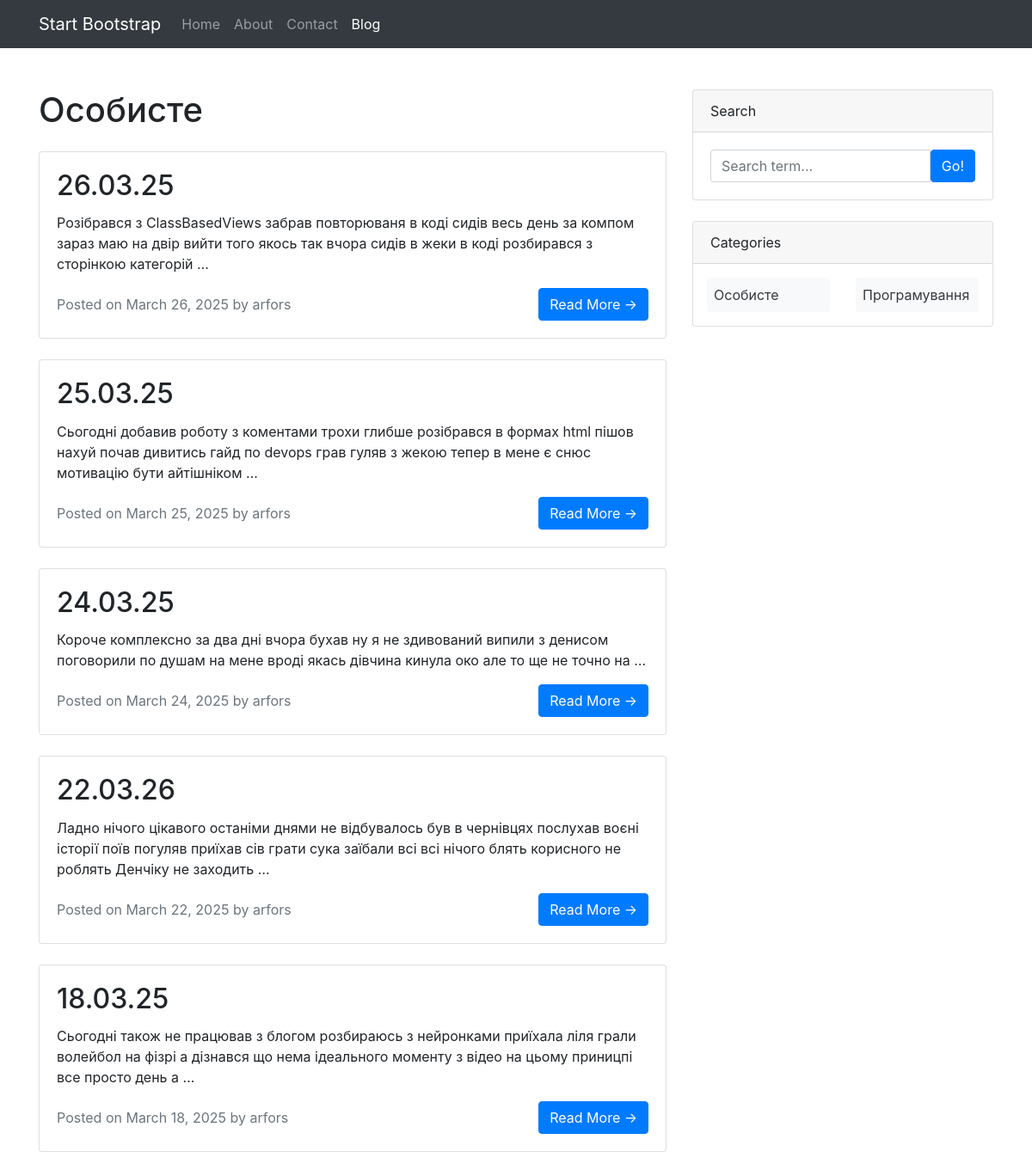
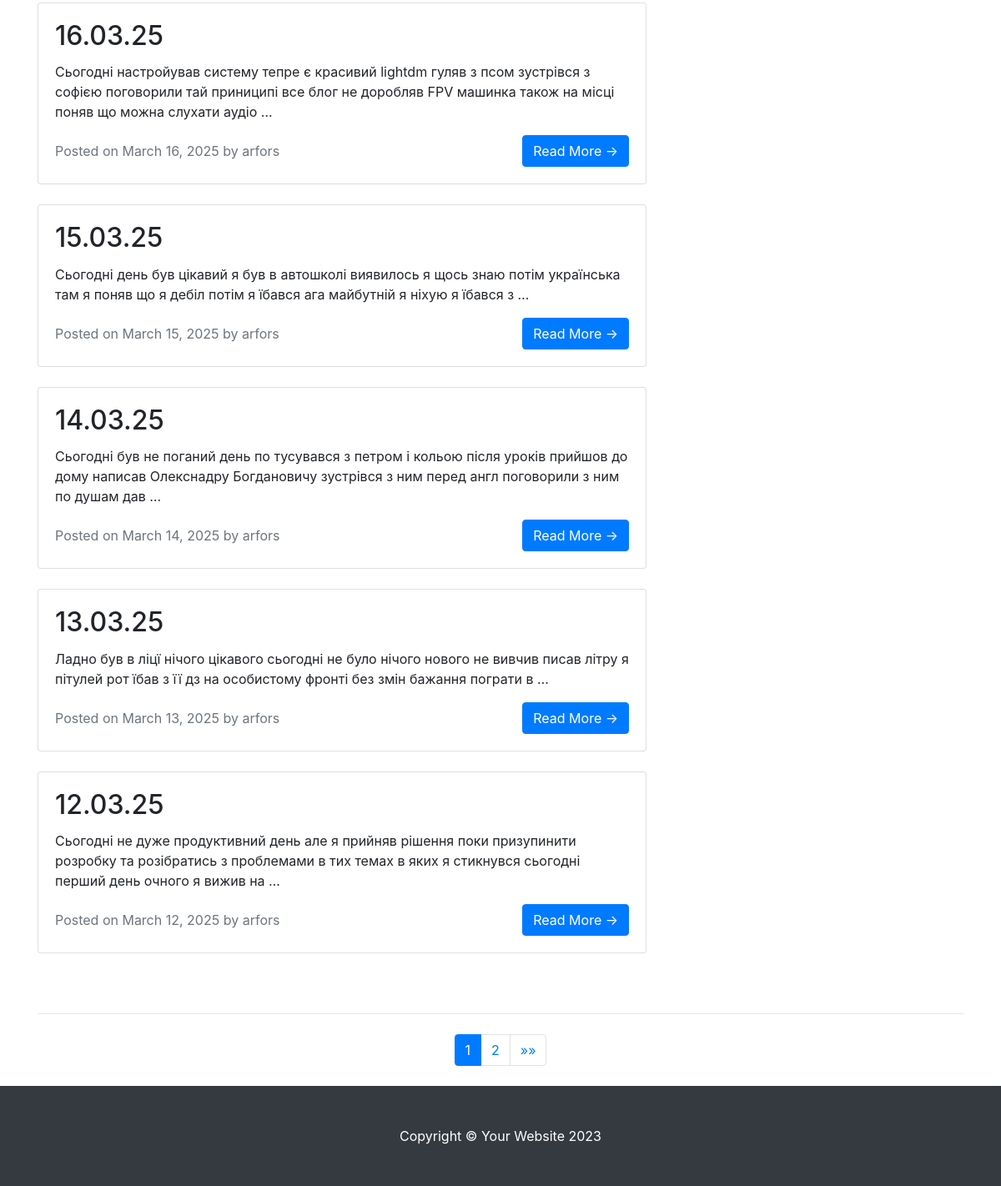
/category/category, run on the app's committed database (2 pictures, top to bottom).
### posts/models.py (models this page shows, shortened)
class Category(models.Model):
    name = models.CharField(max_length=30)
    slug = AutoSlugField(populate_from='name', unique=True, always_update=True)

class Post(models.Model):
    title = models.CharField(max_length=100)
    content = models.TextField()
    author = models.ForeignKey(User, on_delete=models.CASCADE)
    category = models.ForeignKey("Category", related_name="posts", on_delete=models.CASCADE)
    created_at = models.DateTimeField(auto_now_add=True)
    last_updated_at = models.DateTimeField(auto_now=True)
    slug = AutoSlugField(populate_from="title", unique=True, always_update=True)

### posts/views.py (the view)
# urls.py: path("category/<slug:slug>", views.CategoryDetailView.as_view(), name='category_posts'),
class CategoryDetailView(CommonDataMixin, ListView):
    model = Post
    template_name = "posts/category_posts.html"
    context_object_name = "posts"
    paginate_by = 10
    def get_queryset(self):
        self.category = Category.objects.get(slug=self.kwargs['slug'])
        return Post.objects.filter(category=self.category).order_by('-created_at')
    def get_context_data(self, **kwargs):
        context = super().get_context_data(**kwargs)
        context['category'] = self.category
        return context

### posts/views.py (called while the page is built)
    def get_context_data(self, **kwargs):
        context = super().get_context_data(**kwargs)
        context["categories"] = Category.objects.all()
        return context

### posts/templates/posts/category_posts.html (shortened to what this page needs)
{% extends 'base.html' %}
{% block content %}
    <div class="col-lg-8">
        <h1 class="mb-4">{{ category.name }}</h1>
        {% for post in posts %}
            <div class="card mb-4">
                <div class="card-body">
                    <h2 class="card-title">{{ post.title }}</h2>
                    <p class="card-text">{{ post.content|truncatewords:30 }}</p>
                    <div class="d-flex justify-content-between align-items-center">
                        <div class="text-muted">
                            Posted on {{ post.created_at|date:"F d, Y" }} by {{ post.author.username }}
                        </div>
                        <a href="{% url 'post_detail' post.slug %}" class="btn btn-primary">Read More →</a>
                    </div>
                </div>
            </div>
        {% empty %}
            <div class="alert alert-info">
                No posts in this category yet.
            </div>
        {% endfor %}
    </div>
{% endblock %}

### posts/templates/base.html (shortened to what this page needs)
{% load static %}
<!DOCTYPE html>
<html lang="en">
<head>
    <link href="{% static 'bootstrap/css/bootstrap.min.css' %}" rel="stylesheet"/>
</head>
<body>
<nav class="navbar navbar-expand-lg navbar-dark bg-dark">
    <div class="container">
        <a class="navbar-brand" href="#!">Start Bootstrap</a>
        <div class="collapse navbar-collapse" id="navbarSupportedContent">
            <ul class="navbar-nav ms-auto mb-2 mb-lg-0">
                <li class="nav-item"><a class="nav-link" href="{% url "index" %}">Home</a></li>
                <li class="nav-item"><a class="nav-link" href="#!">About</a></li>
                <li class="nav-item"><a class="nav-link" href="#!">Contact</a></li>
                <li class="nav-item"><a class="nav-link active" aria-current="page" href="#">Blog</a></li>
            </ul>
        </div>
    </div>
</nav>
<div class="container mt-5">
    <div class="row">
        {% block content %}
        {% endblock content %}
        <div class="col-lg-4">
            <div class="card mb-4">
                <div class="card-header">Search</div>
                <div class="card-body">
                    <div class="input-group">
                        <input class="form-control" type="text" placeholder="Search term..."/>
                        <button class="btn btn-primary" type="button">Go!</button>
                    </div>
                </div>
            </div>
            <div class="card mb-4">
                <div class="card-header">Categories</div>
                <div class="card-body p-3">
                    {% if categories %}
                        <div class="row row-cols-1 row-cols-md-2 g-3">
                            {% for category in categories %}
                                <div class="col">
                                    <div class="d-flex justify-content-between align-items-center p-2 bg-light rounded">
                                        <a href="{% url "category_posts" category.slug %}"
                                           class="text-decoration-none text-dark fw-medium">
                                            {{ category.name }}
                                        </a>
                                    </div>
                                </div>
                            {% endfor %}
                        </div>
                    {% else %}
                        <div class="text-muted">No categories yet</div>
                    {% endif %}
                </div>
            </div>
        </div>
    </div>
    {% if is_paginated %}
        <nav aria-label="Pagination" class="mt-5">
            <hr class="my-0"/>
            <ul class="pagination justify-content-center my-4">
                {% for num in page_obj.paginator.page_range %}
                    {% if page_obj.number == num %}
                        <li class="page-item active">
                            <a class="page-link" href="#">{{ num }}</a>
                        </li>
                    {% elif num > page_obj.number|add:'-3' and num < page_obj.number|add:'3' %}
                        <li class="page-item">
                            <a class="page-link" href="?page={{ num }}">{{ num }}</a>
                        </li>
                    {% endif %}
                {% endfor %}
                {% if page_obj.has_next %}
                    <li class="page-item">
                        <a class="page-link" href="?page={{ page_obj.paginator.num_pages }}">&raquo;&raquo;</a>
                    </li>
                {% endif %}
            </ul>
        </nav>
    {% endif %}
</div>
<footer class="py-5 bg-dark">
    <div class="container"><p class="m-0 text-center text-white">Copyright &copy; Your Website 2023</p></div>
</footer>
</body>
</html>

### data on the page
Category: name "Особисте"
Post: title "26.03.25", content "Розібрався з ClassBasedViews забрав повторюваня в коді сидів весь день за компом зараз маю на двір вийти того якось так вчора сидів в жеки в коді розбирався з сторінкою категорій …", created_at "March 26, 2025", author.username "arfors"
Post: title "25.03.25", content "Сьогодні добавив роботу з коментами трохи глибше розібрався в формах html пішов нахуй почав дивитись гайд по devops грав гуляв з жекою тепер в мене є снюс мотивацію бути айтішніком …", created_at "March 25, 2025", author.username "arfors"
Post: title "24.03.25", content "Короче комплексно за два дні вчора бухав ну я не здивований випили з денисом поговорили по душам на мене вроді якась дівчина кинула око але то ще не точно на …", created_at "March 24, 2025", author.username "arfors"
Post: title "22.03.26", content "Ладно нічого цікавого останіми днями не відбувалось був в чернівцях послухав воєні історії поїв погуляв приїхав сів грати сука заїбали всі всі нічого блять корисного не роблять Денчіку не заходить …", created_at "March 22, 2025", author.username "arfors"
Post: title "18.03.25", content "Сьогодні також не працював з блогом розбираюсь з нейронками приїхала ліля грали волейбол на фізрі а дізнався що нема ідеального моменту з відео на цьому приницпі все просто день а …", created_at "March 18, 2025", author.username "arfors"
Post: title "16.03.25", content "Сьогодні настройував систему тепре є красивий lightdm гуляв з псом зустрівся з софією поговорили тай приниципі все блог не доробляв FPV машинка також на місці поняв що можна слухати аудіо …", created_at "March 16, 2025", author.username "arfors"
Post: title "15.03.25", content "Сьогодні день був цікавий я був в автошколі виявилось я щось знаю потім українська там я поняв що я дебіл потім я їбався ага майбутній я ніхую я їбався з …", created_at "March 15, 2025", author.username "arfors"
Post: title "14.03.25", content "Сьогодні був не поганий день по тусувався з петром і кольою після уроків прийшов до дому написав Олекснадру Богдановичу зустрівся з ним перед англ поговорили з ним по душам дав …", created_at "March 14, 2025", author.username "arfors"
Post: title "13.03.25", content "Ладно був в ліцї нічого цікавого сьогодні не було нічого нового не вивчив писав літру я пітулей рот їбав з її дз на особистому фронті без змін бажання пограти в …", created_at "March 13, 2025", author.username "arfors"
Post: title "12.03.25", content "Сьогодні не дуже продуктивний день але я прийняв рішення поки призупинити розробку та розібратись з проблемами в тих темах в яких я стикнувся сьогодні перший день очного я вижив на …", created_at "March 12, 2025", author.username "arfors"
Category: name "Програмування"

### other printed values
{{ num }} "1"
{{ num }} "2"
